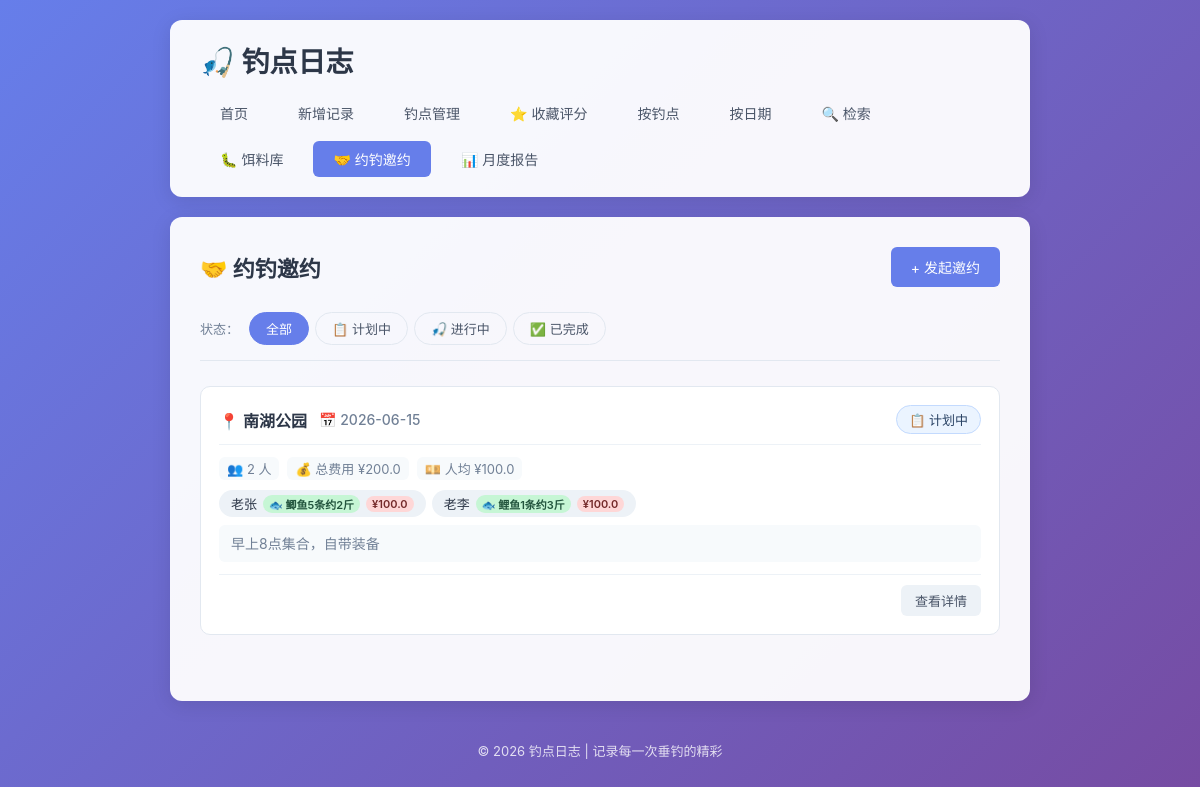
/invitations, run on an earlier commit of the app's database.
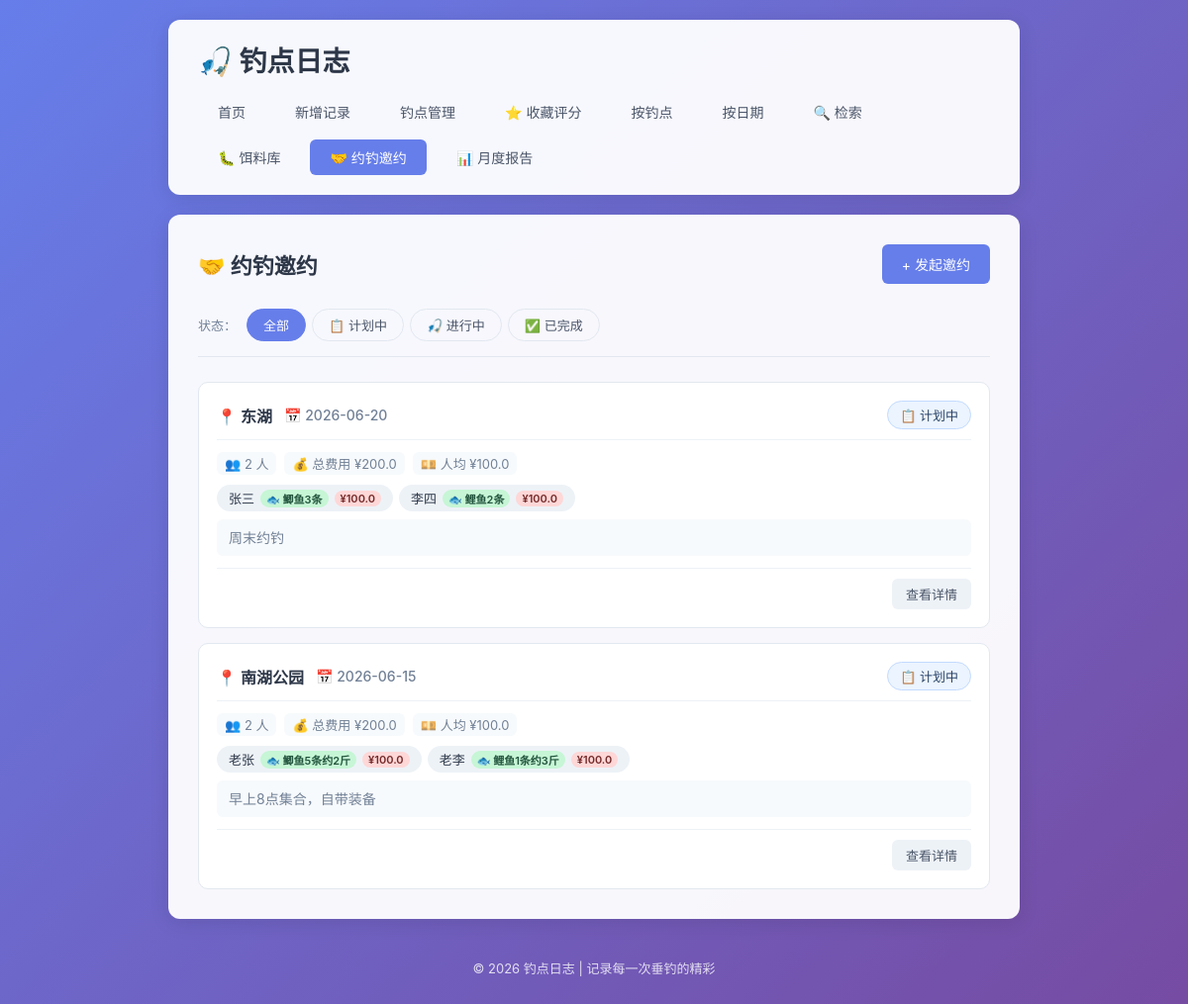
And on a later commit of the database.
### tables this page shows
CREATE TABLE fishing_invitations (
            id INTEGER PRIMARY KEY AUTOINCREMENT,
            spot TEXT NOT NULL,
            date DATE NOT NULL,
            notes TEXT,
            status TEXT DEFAULT 'planned',
            total_cost REAL DEFAULT 0,
            created_at TIMESTAMP DEFAULT CURRENT_TIMESTAMP
        , total_harvest TEXT);

CREATE TABLE invitation_members (
            id INTEGER PRIMARY KEY AUTOINCREMENT,
            invitation_id INTEGER NOT NULL,
            name TEXT NOT NULL,
            harvest_detail TEXT,
            cost_share REAL DEFAULT 0,
            created_at TIMESTAMP DEFAULT CURRENT_TIMESTAMP,
            FOREIGN KEY (invitation_id) REFERENCES fishing_invitations(id) ON DELETE CASCADE
        );

### app.py (the view)
@app.route('/invitations')
def invitations_list():
    conn = get_db()
    filter_status = request.args.get('status', 'all')
    query = '''
        SELECT i.*,
               (SELECT COUNT(*) FROM invitation_members m WHERE m.invitation_id = i.id) as member_count
        FROM fishing_invitations i
    '''
    params = []
    conditions = []
    if filter_status != 'all':
        conditions.append('i.status = ?')
        params.append(filter_status)
    if conditions:
        query += ' WHERE ' + ' AND '.join(conditions)
    query += ' ORDER BY i.date DESC, i.id DESC'
    invitations = conn.execute(query, params).fetchall()
    inv_list = []
    for inv in invitations:
        inv_dict = dict(inv)
        members = conn.execute(
            'SELECT * FROM invitation_members WHERE invitation_id = ? ORDER BY id',
            (inv['id'],)
        ).fetchall()
        inv_dict['members'] = [dict(m) for m in members]
        member_count = len(members)
        total_cost = inv_dict.get('total_cost') or 0
        inv_dict['avg_cost'] = round(total_cost / member_count, 2) if member_count > 0 and total_cost > 0 else 0
        total_harvest = inv_dict.get('total_harvest') or ''
        inv_dict['total_harvest_display'] = total_harvest if total_harvest else ''
        if total_harvest:
            harvest_val = parse_harvest_value(total_harvest)
            inv_dict['avg_harvest'] = round(harvest_val / member_count, 2) if member_count > 0 and harvest_val > 0 else 0
        else:
            inv_dict['avg_harvest'] = 0
        members_with_harvest = [m for m in inv_dict['members'] if m.get('harvest_detail')]
        inv_dict['members_with_harvest_count'] = len(members_with_harvest)
        inv_list.append(inv_dict)
    conn.close()
    return render_template('invitations.html', invitations=inv_list, filter_status=filter_status)

### app.py (called while the page is built)
def get_db():
    conn = sqlite3.connect(DB_PATH)
    conn.row_factory = sqlite3.Row
    return conn

### templates/invitations.html (shortened to what this page needs)
{% extends 'base.html' %}
{% block content %}
    <div class="page-header">
        <h2>🤝 约钓邀约</h2>
        <a href="{{ url_for('add_invitation') }}" class="btn btn-primary">+ 发起邀约</a>
    </div>
    <div class="filter-bar">
        <div class="filter-group">
            <span class="filter-label">状态：</span>
            <a href="{{ url_for('invitations_list', status='all') }}" class="filter-btn {% if filter_status == 'all' %}active{% endif %}">全部</a>
            <a href="{{ url_for('invitations_list', status='planned') }}" class="filter-btn {% if filter_status == 'planned' %}active{% endif %}">📋 计划中</a>
            <a href="{{ url_for('invitations_list', status='ongoing') }}" class="filter-btn {% if filter_status == 'ongoing' %}active{% endif %}">🎣 进行中</a>
            <a href="{{ url_for('invitations_list', status='completed') }}" class="filter-btn {% if filter_status == 'completed' %}active{% endif %}">✅ 已完成</a>
        </div>
    </div>
    {% if invitations %}
        <div class="invitation-list">
            {% for inv in invitations %}
                <div class="invitation-card">
                    <div class="invitation-card-header">
                        <div class="invitation-card-title">
                            <span class="invitation-spot">📍 {{ inv['spot'] }}</span>
                            <span class="invitation-date">📅 {{ inv['date'] }}</span>
                        </div>
                        <span class="invitation-status status-{{ inv['status'] }}">
                            {% if inv['status'] == 'planned' %}📋 计划中
                            {% elif inv['status'] == 'ongoing' %}🎣 进行中
                            {% elif inv['status'] == 'completed' %}✅ 已完成
                            {% endif %}
                        </span>
                    </div>
                    <div class="invitation-card-body">
                        <div class="invitation-meta">
                            <span class="meta-item">👥 {{ inv['member_count'] }} 人</span>
                            {% if inv['total_cost'] and inv['total_cost'] > 0 %}
                                <span class="meta-item">💰 总费用 ¥{{ inv['total_cost'] }}</span>
                                {% if inv['avg_cost'] > 0 %}
                                <span class="meta-item">💴 人均 ¥{{ inv['avg_cost'] }}</span>
                                {% endif %}
                            {% endif %}
                        </div>
                        {% if inv['members'] %}
                            <div class="invitation-member-preview">
                                {% for m in inv['members'] %}
                                    <span class="member-tag">
                                        <span class="member-name">{{ m['name'] }}</span>
                                        {% if m['harvest_detail'] %}<span class="member-harvest-badge">🐟 {{ m['harvest_detail'] }}</span>{% endif %}
                                        {% if m['cost_share'] and m['cost_share'] > 0 %}<span class="member-cost-badge">¥{{ m['cost_share'] }}</span>{% endif %}
                                    </span>
                                {% endfor %}
                            </div>
                        {% endif %}
                        {% if inv['notes'] %}
                            <div class="invitation-notes">{{ inv['notes'] }}</div>
                        {% endif %}
                    </div>
                    <div class="invitation-card-footer">
                        <a href="{{ url_for('invitations_detail', inv_id=inv['id']) }}" class="btn btn-small">查看详情</a>
                    </div>
                </div>
            {% endfor %}
        </div>
    {% else %}
        <div class="empty-state">
            <p>还没有约钓邀约，快去发起第一个吧！</p>
            <a href="{{ url_for('add_invitation') }}" class="btn btn-primary">+ 发起邀约</a>
        </div>
    {% endif %}
{% endblock %}

### templates/base.html (shortened to what this page needs)
<!DOCTYPE html>
<html lang="zh-CN">
<head>
    <link rel="stylesheet" href="{{ url_for('static', filename='style.css') }}">
</head>
<body>
    <div class="container">
        <header>
            <h1>🎣 钓点日志</h1>
            <nav>
                <a href="{{ url_for('index') }}" class="{% if request.endpoint == 'index' %}active{% endif %}">首页</a>
                <a href="{{ url_for('add_log') }}" class="{% if request.endpoint == 'add_log' %}active{% endif %}">新增记录</a>
                <a href="{{ url_for('spots_list') }}" class="{% if request.endpoint in ['spots_list', 'spot_detail', 'add_spot', 'edit_spot'] %}active{% endif %}">钓点管理</a>
                <a href="{{ url_for('spots_list', filter='favorite') }}" class="{% if request.endpoint == 'spots_list' and request.args.get('filter') == 'favorite' %}active{% endif %}">⭐ 收藏评分</a>
                <a href="{{ url_for('by_spot') }}" class="{% if request.endpoint == 'by_spot' %}active{% endif %}">按钓点</a>
                <a href="{{ url_for('by_date') }}" class="{% if request.endpoint == 'by_date' %}active{% endif %}">按日期</a>
                <a href="{{ url_for('search_logs') }}" class="{% if request.endpoint == 'search_logs' %}active{% endif %}">🔍 检索</a>
                <a href="{{ url_for('baits_list') }}" class="{% if request.endpoint in ['baits_list', 'add_bait', 'edit_bait'] %}active{% endif %}">🐛 饵料库</a>
                <a href="{{ url_for('invitations_list') }}" class="{% if request.endpoint in ['invitations_list', 'add_invitation', 'invitations_detail', 'edit_invitation'] %}active{% endif %}">🤝 约钓邀约</a>
                <a href="{{ url_for('monthly_report') }}" class="{% if request.endpoint == 'monthly_report' %}active{% endif %}">📊 月度报告</a>
            </nav>
        </header>
        <main>
            {% block content %}{% endblock %}
        </main>
        <footer>
            <p>© 2026 钓点日志 | 记录每一次垂钓的精彩</p>
        </footer>
    </div>
</body>
</html>

### static/style.css (style rules this page uses)
* { margin: 0; padding: 0; box-sizing: border-box; }
body { font-family: -apple-system, BlinkMacSystemFont, 'Segoe UI', 'PingFang SC', 'Microsoft YaHei', sans-serif; background: linear-gradient(135deg, #667eea 0%, #764ba2 100%); min-height: 100vh; color: #333; }
.container { max-width: 900px; margin: 0 auto; padding: 20px; min-height: 100vh; display: flex; flex-direction: column; }
header { background: rgba(255, 255, 255, 0.95); border-radius: 12px; padding: 20px 30px; margin-bottom: 20px; box-shadow: 0 4px 20px rgba(0, 0, 0, 0.1); }
header h1 { font-size: 28px; color: #2d3748; margin-bottom: 15px; }
nav { display: flex; gap: 10px; flex-wrap: wrap; }
nav a { padding: 8px 20px; text-decoration: none; color: #4a5568; border-radius: 6px; transition: all 0.2s ease; font-size: 14px; }
nav a.active { background: #667eea; color: white; }
main { flex: 1; background: rgba(255, 255, 255, 0.95); border-radius: 12px; padding: 30px; box-shadow: 0 4px 20px rgba(0, 0, 0, 0.1); }
.page-header { display: flex; justify-content: space-between; align-items: center; margin-bottom: 25px; flex-wrap: wrap; gap: 15px; }
.page-header h2 { color: #2d3748; font-size: 22px; }
.btn { display: inline-block; padding: 10px 20px; border: none; border-radius: 6px; text-decoration: none; font-size: 14px; cursor: pointer; transition: all 0.2s ease; font-family: inherit; }
.btn-primary { background: #667eea; color: white; }
.btn-small { padding: 6px 14px; font-size: 13px; background: #edf2f7; color: #4a5568; }
.filter-bar { display: flex; gap: 8px; margin-bottom: 25px; flex-wrap: wrap; padding-bottom: 15px; border-bottom: 1px solid #e2e8f0; }
.filter-btn { padding: 6px 16px; border: 1px solid #e2e8f0; border-radius: 20px; text-decoration: none; font-size: 13px; color: #4a5568; transition: all 0.2s ease; }
.filter-btn.active { background: #667eea; color: white; border-color: #667eea; }
.filter-group { display: flex; align-items: center; gap: 6px; flex-wrap: wrap; }
.filter-label { font-size: 13px; color: #718096; font-weight: 500; margin-right: 4px; }
footer { text-align: center; padding: 20px; color: rgba(255, 255, 255, 0.8); font-size: 13px; margin-top: 20px; }
.meta-item { font-size: 13px; color: #718096; padding: 2px 8px; background: #f7fafc; border-radius: 6px; }
.invitation-list { display: grid; gap: 15px; }
.invitation-card { border: 1px solid #e2e8f0; border-radius: 10px; padding: 18px; transition: all 0.25s ease; background: #fff; }
.invitation-card-header { display: flex; justify-content: space-between; align-items: center; margin-bottom: 12px; padding-bottom: 10px; border-bottom: 1px solid #edf2f7; }
.invitation-card-title { display: flex; align-items: center; gap: 12px; flex-wrap: wrap; }
.invitation-spot { font-size: 16px; font-weight: 600; color: #2d3748; }
.invitation-date { font-size: 14px; color: #718096; font-weight: 500; }
.invitation-status { display: inline-block; padding: 4px 12px; border-radius: 20px; font-size: 13px; font-weight: 500; }
.status-planned { background: #ebf4ff; color: #2a4365; border: 1px solid #c3dafe; }
.invitation-card-body { margin-bottom: 12px; }
.invitation-meta { display: flex; flex-wrap: wrap; gap: 8px; margin-bottom: 10px; }
.invitation-member-preview { display: flex; flex-wrap: wrap; gap: 6px; margin-bottom: 8px; }
.member-tag { display: inline-block; padding: 4px 12px; background: #edf2f7; color: #4a5568; border-radius: 16px; font-size: 13px; font-weight: 500; display: inline-flex; align-items: center; gap: 6px; }
.member-tag .member-name { color: #2d3748; }
.member-harvest-badge { display: inline-block; padding: 1px 6px; background: #c6f6d5; color: #22543d; border-radius: 10px; font-size: 11px; font-weight: 600; }
.member-cost-badge { display: inline-block; padding: 1px 6px; background: #fed7d7; color: #742a2a; border-radius: 10px; font-size: 11px; font-weight: 600; }
.invitation-notes { font-size: 14px; color: #718096; line-height: 1.5; margin-top: 8px; padding: 8px 12px; background: #f7fafc; border-radius: 6px; }
.invitation-card-footer { text-align: right; padding-top: 10px; border-top: 1px solid #edf2f7; }

What changed in the data, as far as the page shows it:
added fishing_invitations: spot "东湖", date "2026-06-20", status "📋 计划中", member_count "2", total_cost "200.0", avg_cost "100.0", notes "周末约钓"
added invitation_members: name "张三", harvest_detail "鲫鱼3条", cost_share "100.0", shown under "东湖"
added invitation_members: name "李四", harvest_detail "鲤鱼2条", cost_share "100.0", shown under "东湖"
